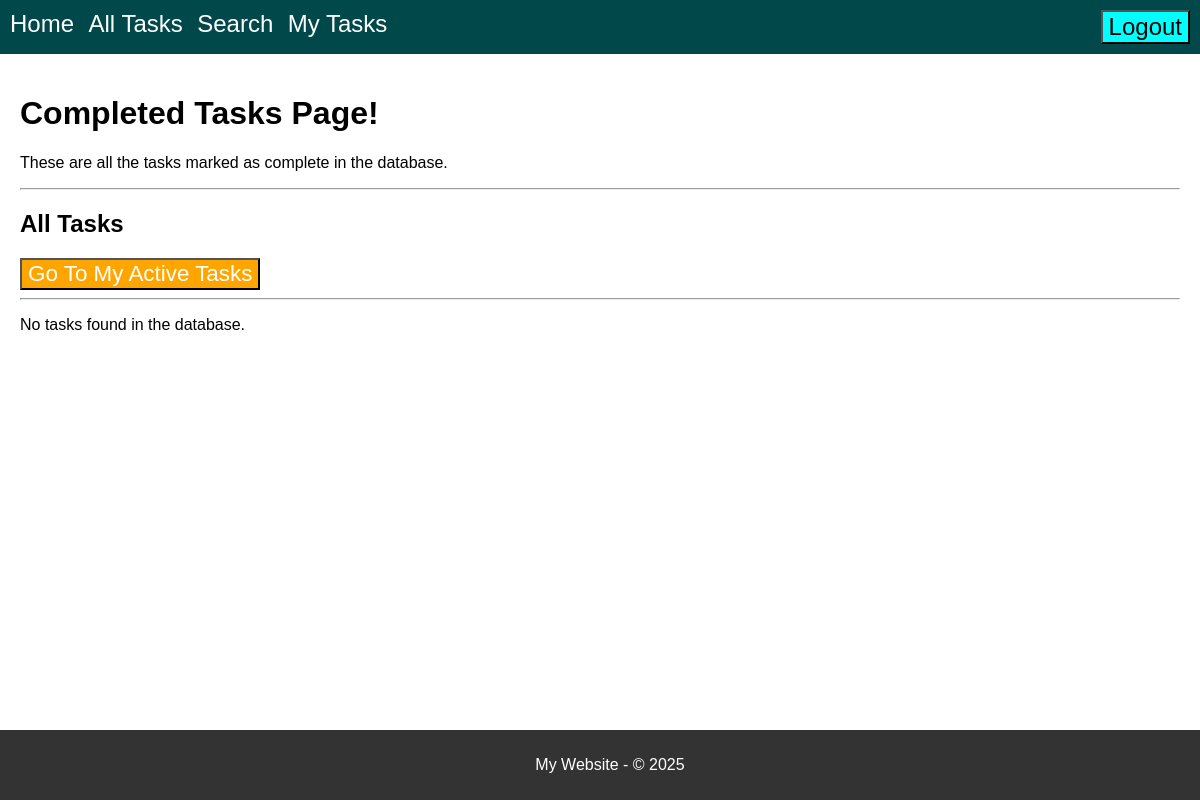
Page /my-completed-tasks (signed in) on the earlier database version.
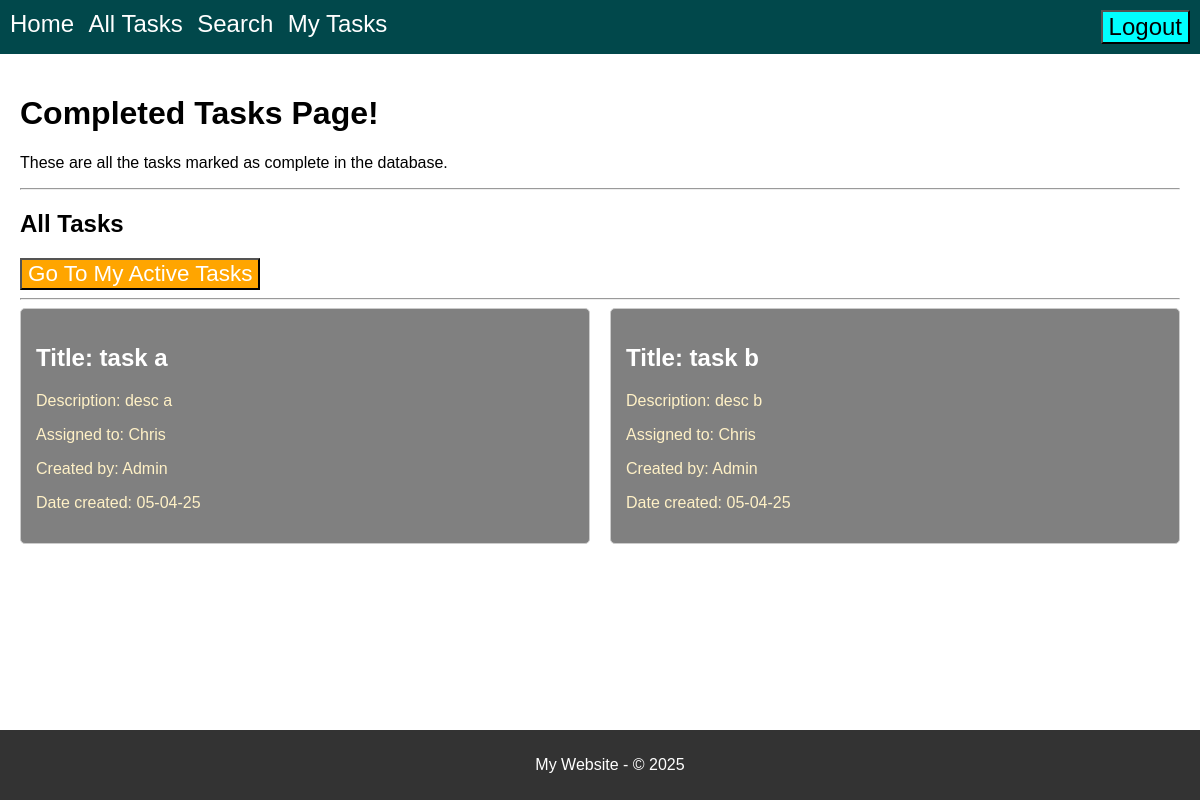
Same page on the later database version.
### model.py (models this page shows, shortened)
class Tasks(db.Model):
    __tablename__ = 'Tasks'
    id = db.Column(db.Integer, primary_key=True)
    title = db.Column(db.String(30), nullable=False)
    body = db.Column(db.String(200), nullable=False)
    assigned_to = db.Column(db.Integer, db.ForeignKey('Users.id'), nullable=True)
    created_by = db.Column(db.Integer, db.ForeignKey('Users.id'), nullable=True)
    date_created = db.Column(db.String(8), nullable=False)
    completed = db.Column(db.Integer, default=0)
    assigned_user = db.relationship('Users', foreign_keys=[assigned_to])
    creator_user = db.relationship('Users', foreign_keys=[created_by])

class Users(db.Model):
    __tablename__ = 'Users'
    id = db.Column(db.Integer, primary_key=True)
    username = db.Column(db.String(100), nullable=False, unique=True)
    password = db.Column(db.String(100), nullable=False)
    role = db.Column(db.String(50), nullable=False)

### routes.py (the view)
@app.route('/my-completed-tasks')
def display_my_completed_tasks():
    if CS.notLoggedIn():
        return redirect(url_for("display_login"))
    user_id = Users.query.filter_by(username=CS.getUsername()).first().id
    tasks = Tasks.query.filter_by(assigned_to=user_id, completed=1).all()
    task_list = map_tasks_to_usernames(tasks)
    return render_template(
        "my-completed-tasks.html",
        title="Completed Tasks Page!",
        content="These are all the tasks marked as complete in the database.",  # Fixed typo: "Theses" to "These"
        tasks=task_list,  # Pass the modified task list
        CS=CS
    )

### current_session.py (called while the page is built)
    @staticmethod
    def isLoggedIn():
        status = "username" in session
        return status

    @staticmethod
    def notLoggedIn():
        return not CurrentSession.isLoggedIn()

    @staticmethod
    def getRole():
        print(f" User role is: {userRole}")
        return userRole

    @staticmethod
    def getUsername():
        username = session.get("username", None)  # Get username from session
        return username

### Templates/my-completed-tasks.html (shortened to what this page needs)
{% extends "base.html" %}
{% block page_title %}
    {{ title }}
{% endblock %}
{% block content %}
    <p>{{ content }}</p>
     <hr>
    <h2>All Tasks</h2>
    <button onclick="returnToMyTasks()" class="task-pages-nav-btn">Go To My Active Tasks</button>
    <hr>
    {% if tasks %}
        <div class="tasks-grid">
            {% for task in tasks %}
            <div class="completed-task-card">
                <h2 id="task-title">Title: {{task.title}}</h2>
                <p class="task-details">Description: {{task.body}}</p>
                <p class="task-details">Assigned to: {{task.assigned_to}}</p>
                <p class="task-details">Created by: {{task.created_by}}</p>
                <p class="task-details">Date created: {{task.date_created}}</p>
            </div>
            {% endfor %}
        </div>
    {% else %}
        <p>No tasks found in the database.</p>
    {% endif %}
{% endblock %}

Differences in the rows shown:
now on this page (row edited): Tasks: title "task a", body "desc a", date_created "05-04-25"
now on this page (row unchanged): Users: assigned_to "Chris" "Chris"
now on this page (row edited): Tasks: title "task b", body "desc b", date_created "05-04-25"
Other differences:
new list line: "Title: Description: Assigned to: Created by: Admin Date created:"
text no longer shown: "No tasks found in the database."
